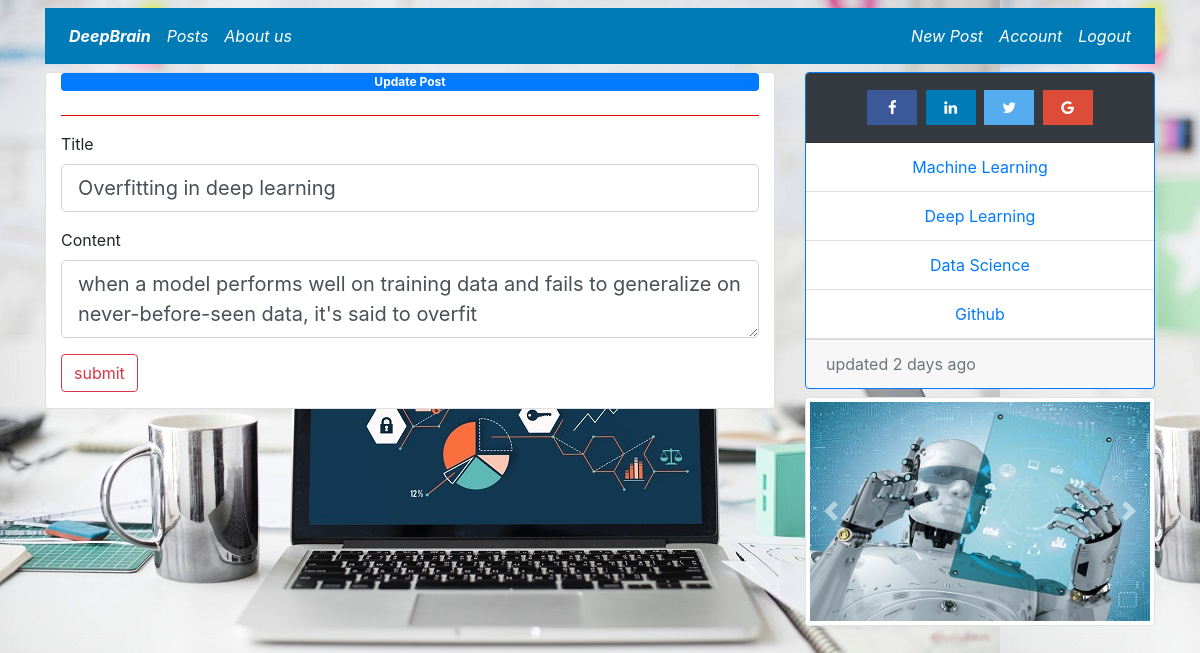
Screenshot of /post/1/update (signed in) with the database file from the repository.
### deepbrain/models.py (models this page shows, shortened)
class Post(db.Model):
	id = db.Column(db.Integer,primary_key=True)
	title = db.Column(db.String(120),unique=True,nullable=False)
	content = db.Column(db.Text,nullable=False)
	date_posted = db.Column(db.DateTime, nullable=False, default=datetime.utcnow)
	user_id = db.Column(db.Integer,db.ForeignKey("user.id"),nullable=False)

### deepbrain/routes.py (the view)
@app.route("/post/<int:post_id>/update",methods=["GET","POST"])
@login_required
def update_post(post_id):
	post = Post.query.get_or_404(post_id)
	if post.author != current_user:
		abort(403)
	form = PostForm()
	if form.validate_on_submit():
		post.title = form.title.data
		post.content = form.content.data
		db.session.commit()
		flash("Your Post has been updated","success")
		return redirect(url_for('post',post_id=post.id))
	elif request.method == "GET":
		form.title.data = post.title
		form.content.data = post.content
	return render_template("create_post.html",title=post.title,form = form,legend="Update Post")

### deepbrain/forms.py
class PostForm(FlaskForm):
	title = StringField("Title",validators=[DataRequired()])
	content = TextAreaField("Content",validators=[DataRequired()])
	submit = SubmitField("submit")

### deepbrain/models.py (called while the page is built)
@login_manager.user_loader
def load_user(user_id):
	return User.query.get(int(user_id))

### deepbrain/templates/create_post.html (shortened to what this page needs)
{%extends "layout.html"%}
{% block content %}
<div class="card">
	<div class="col-md-12 col-sm-12 col-xs-12">
		<fieldset>
			<legend class="badge badge-primary">
				{{legend}}
			</legend>
			<hr/ style="background-color: red;">
			<form role="form" method="POST" action="">
				<div class="form-group">
					{{form.title.label(class="form-control-label")}}
					{% if form.title.errors %}
					{{form.title(class="form-control form-control-lg is-invalid")}}
					<div class="invalid-feedback">
						{% for error in form.title.errors%}
						<span class="text-danger">{{error}}</span>
						{% endfor %}
					</div>
					{% else %}
					{{form.title(class="form-control form-control-lg")}}
					{% endif %}
				</div>
				<div class="form-group">
					{{form.content.label(class="form-control-label")}}
					{% if form.content.errors %}
					{{form.content(class="form-control form-control-lg is-invalid")}}
					<div class="invalid-feedback">
						{% for error in form.content.errors %}
						<span class="text-danger">{{error}}</span>
						{% endfor %}
					</div>
					{% else %}
					{{form.content(class="form-control form-control-lg")}}
					{% endif %}
				</div>
				<div class="form-group">
					{{form.submit(class="btn btn-outline-danger")}}
				</div>
			</form>
		</fieldset>
	</div>
</div>
{% endblock content %}

### deepbrain/static/css/static.css (style rules this page uses)
body { background-image: url("../images/bg2.jpg"); }

### rows the page displays
Post: title "Overfitting in deep learning", content "when a model performs well on training data and fails to generalize on never-before-seen data, it's said to overfit"

### other values shown
{{ legend }} "Update Post"
